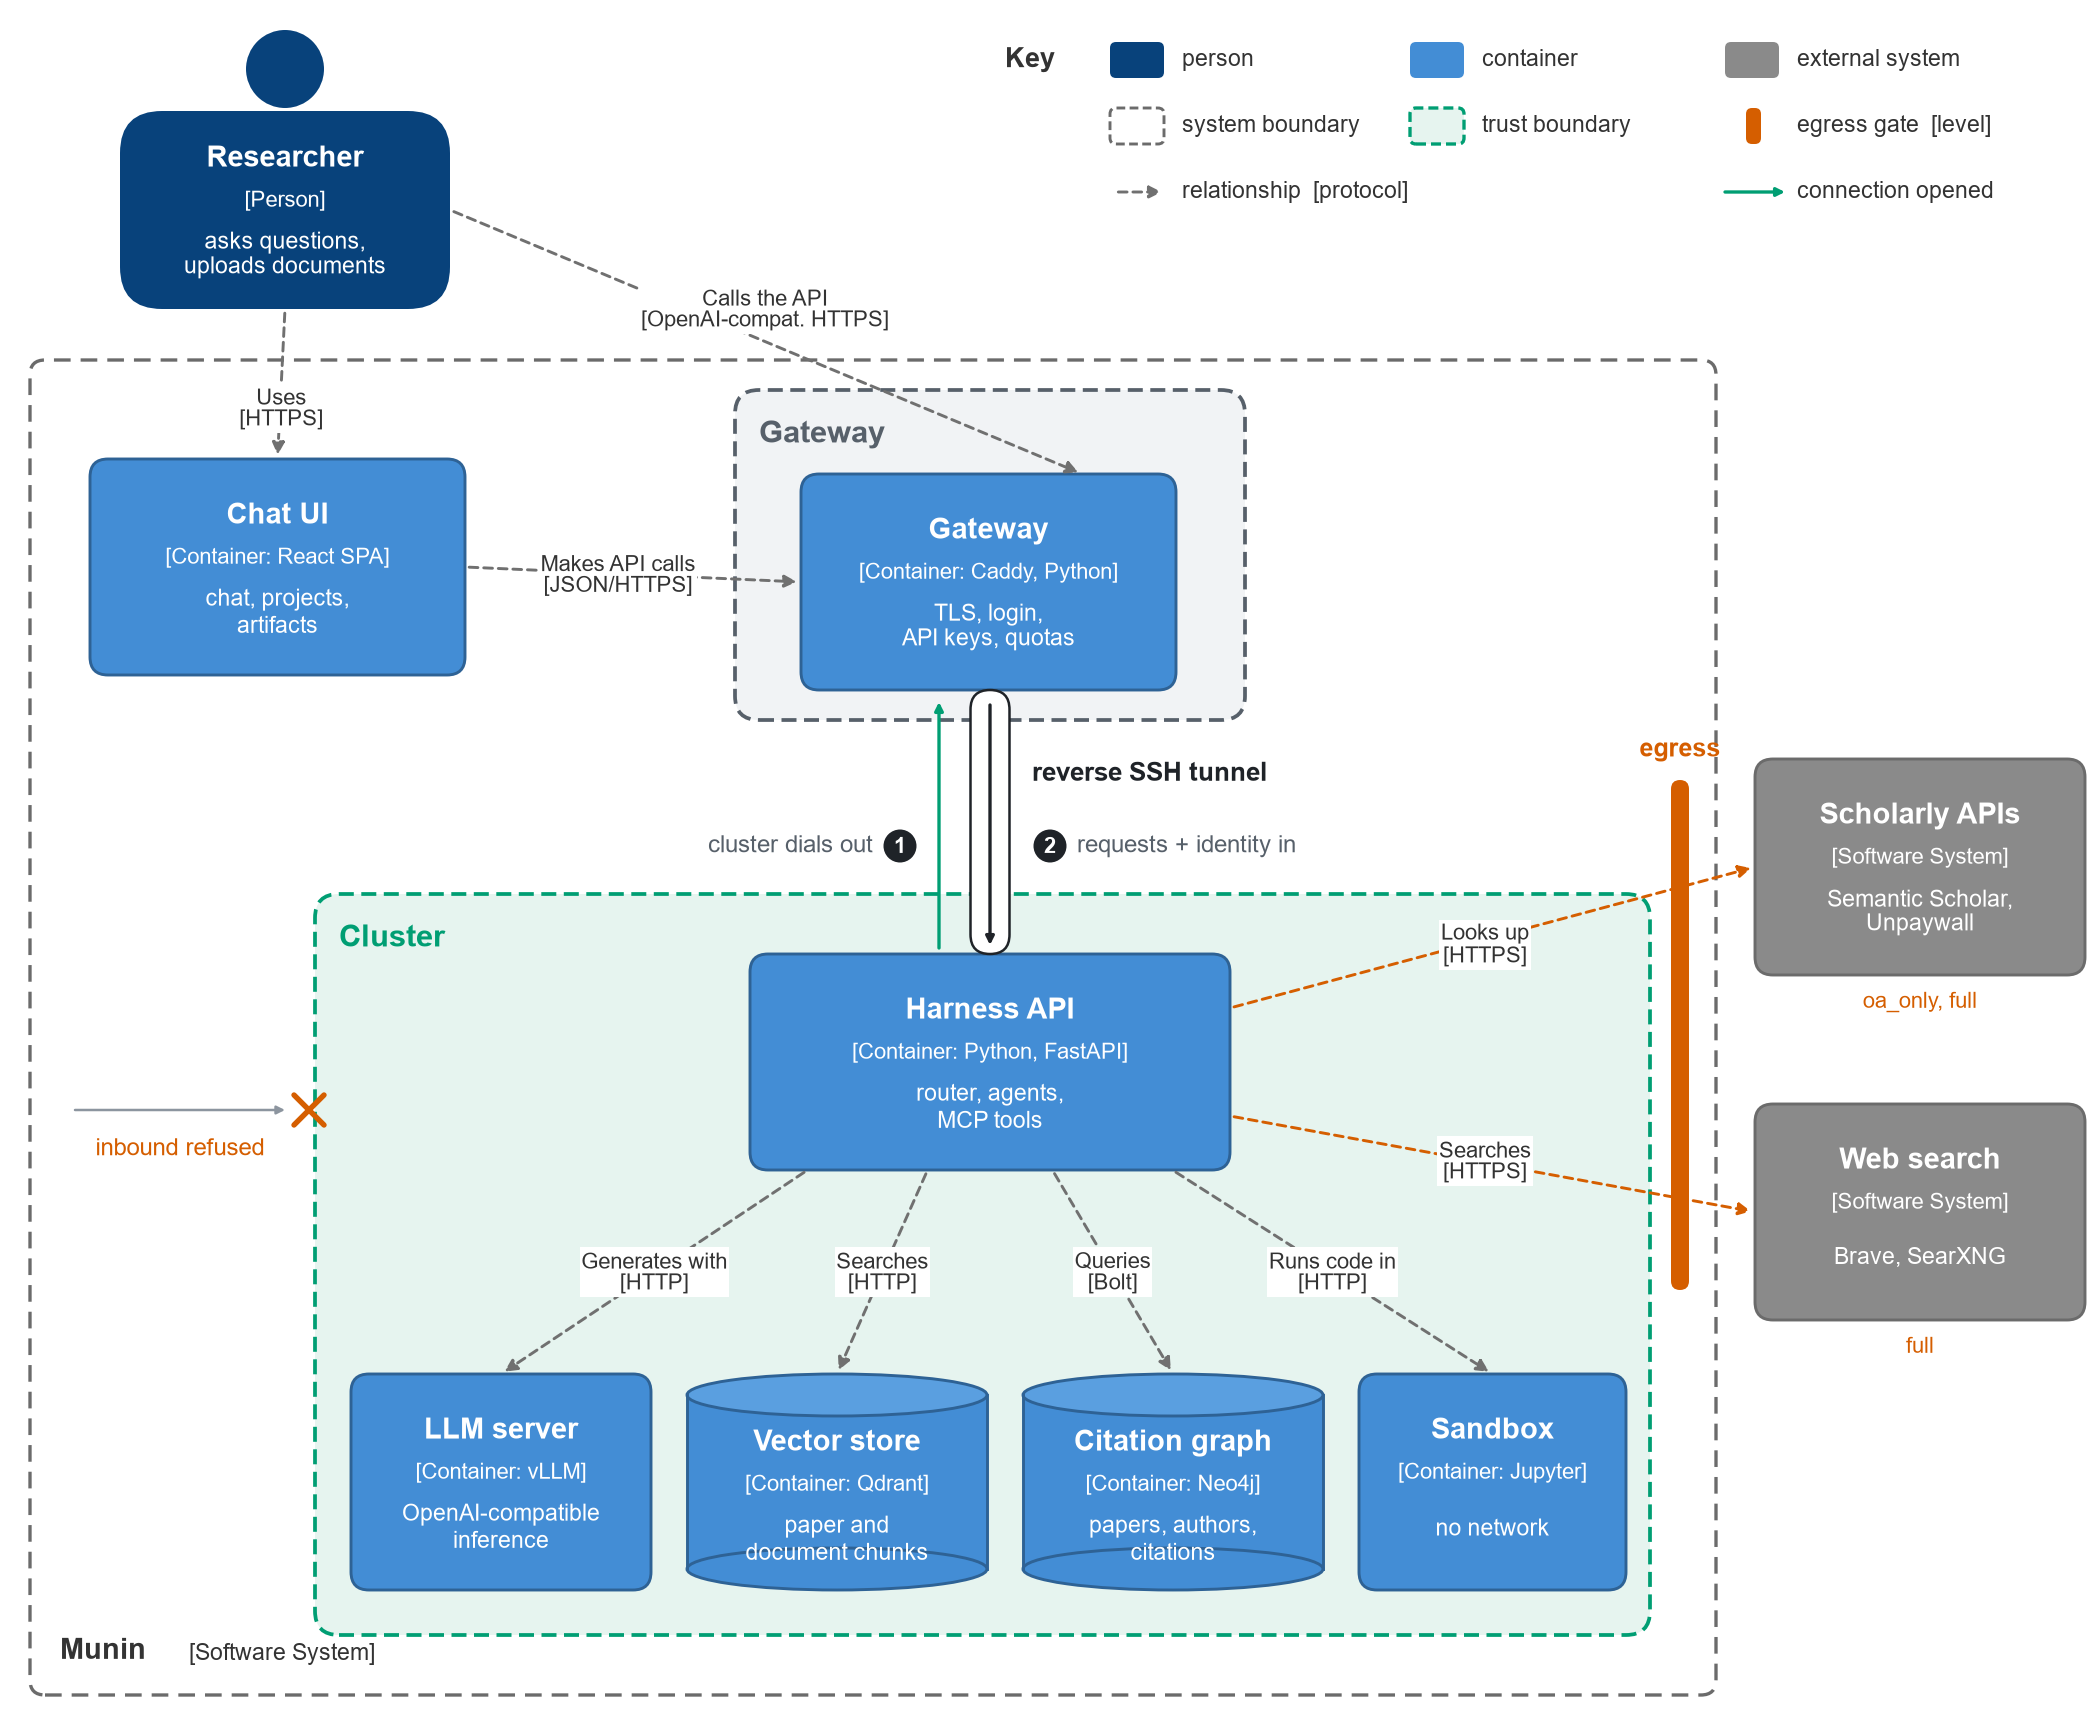

The script that saved this image:
"""Architecture figure v3: the C4 container diagram with panel (a)'s trust
story merged in.

The containers, cylinders and labelled relationships are fig_c4_containers';
what it could not show is added from fig_architecture panel (a): the two trust
boundaries (rented gateway, on-premise cluster), the reverse tunnel as a pipe
with who opens it (1) and what travels back through it (2), the refused
inbound connection, and the egress gate with the level each outside system
needs. The egress levels are read from provenance.py; the technologies are
typed in, as in the C4 script.

    python3 docs/paper-kit/figures/fig_architecture_v3.py         # pdf + png + svg
"""

from __future__ import annotations

import argparse
import sys
from pathlib import Path

import matplotlib

matplotlib.use("Agg")
import matplotlib.pyplot as plt  # noqa: E402
from matplotlib.patches import Circle, FancyArrowPatch, FancyBboxPatch  # noqa: E402

HERE = Path(__file__).resolve().parent
sys.path.insert(0, str(HERE))
import _style as S  # noqa: E402
import fig_architecture as A  # noqa: E402
import fig_c4_containers as C  # noqa: E402

HEIGHT = 5.75


def draw(ax, f):
    W, H = 1.25, 0.72
    _, oa, full = f["egress"]

    # Person
    px, py = 0.95, 5.0
    ax.add_patch(Circle((px, py + 0.52), 0.13, fc=C.PERSON, ec="none"))
    ax.add_patch(FancyBboxPatch((px - 0.55, py - 0.28), 1.1, 0.66,
                                boxstyle="round,pad=0,rounding_size=0.14", fc=C.PERSON, ec="none"))
    C.text3(ax, px, py + 0.05, "Researcher", "[Person]", "asks questions,\nuploads documents")

    # System boundary, then the two trust boundaries inside it
    ax.add_patch(FancyBboxPatch((0.1, 0.1), 5.62, 4.45, boxstyle="round,pad=0,rounding_size=0.05",
                                fc="none", ec="#6B6B6B", lw=0.8, ls=(0, (5, 3))))
    ax.text(0.2, 0.2, "Munin", fontsize=7, fontweight="bold", color=C.INK, va="bottom")
    ax.text(0.2 + 0.43, 0.2, "[Software System]", fontsize=5.5, color=C.INK, va="bottom")
    A.zone(ax, 2.45, 3.35, 1.7, 1.1, "Gateway", fc=S.GREY_FILL, ec=S.MUTED)
    cz = (1.05, 0.3, 4.45, 2.47)                 # cluster zone x, y, w, h
    A.zone(ax, *cz, "Cluster", fc=S.GREEN_FILL, ec=S.GREEN)

    chat = C.box(ax, 0.3, 3.5, W, H, "Chat UI", "[Container: React SPA]",
                 "chat, projects,\nartifacts")
    gw = C.box(ax, 2.67, 3.45, W, H, "Gateway", "[Container: Caddy, Python]",
               "TLS, login,\nAPI keys, quotas")
    har = C.box(ax, 2.5, 1.85, 1.6, H, "Harness API", "[Container: Python, FastAPI]",
                "router, agents,\nMCP tools")
    llm = C.box(ax, 1.17, 0.45, 1.0, H, "LLM server", "[Container: vLLM]",
                "OpenAI-compatible\ninference")
    vec = C.db(ax, 2.29, 0.45, 1.0, H, "Vector store", "[Container: Qdrant]",
               "paper and\ndocument chunks")
    gra = C.db(ax, 3.41, 0.45, 1.0, H, "Citation graph", "[Container: Neo4j]",
               "papers, authors,\ncitations")
    sbx = C.box(ax, 4.53, 0.45, 0.89, H, "Sandbox", "[Container: Jupyter]", "no network")
    sch = C.box(ax, 5.85, 2.5, 1.1, H, "Scholarly APIs", "[Software System]",
                "Semantic Scholar,\nUnpaywall", fc=C.EXT)
    web = C.box(ax, 5.85, 1.35, 1.1, H, "Web search", "[Software System]",
                "Brave, SearXNG", fc=C.EXT)

    def top(b, f=0.5): return (b[0] + b[2] * f, b[1] + b[3])
    def bot(b, f=0.5): return (b[0] + b[2] * f, b[1])
    def left(b, f=0.5): return (b[0], b[1] + b[3] * f)
    def right(b, f=0.5): return (b[0] + b[2], b[1] + b[3] * f)

    C.rel(ax, (px, py - 0.28), top(chat), "Uses", "HTTPS", ly=4.39)
    C.rel(ax, (px + 0.55, py + 0.05), top(gw, 0.75), "Calls the API", "OpenAI-compat. HTTPS",
          lx=2.55, ly=4.72)
    C.rel(ax, right(chat), left(gw), "Makes API calls", "JSON/HTTPS", lx=2.06)
    C.rel(ax, bot(har, 0.12), top(llm), "Generates with", "HTTP")
    C.rel(ax, bot(har, 0.37), top(vec), "Searches", "HTTP")
    C.rel(ax, bot(har, 0.63), top(gra), "Queries", "Bolt")
    C.rel(ax, bot(har, 0.88), top(sbx), "Runs code in", "HTTP")

    # Reverse tunnel between gateway and harness: (1) the cluster dials out,
    # (2) requests and the user's identity come back in through it.
    tx, y_top, y_bot = top(har)[0], gw[1], har[1] + har[3]
    ax.add_patch(FancyBboxPatch((tx - 0.065, y_bot), 0.13, y_top - y_bot,
                                boxstyle="round,pad=0,rounding_size=0.065",
                                fc=S.WHITE, ec=S.INK, lw=0.6, zorder=3))
    A.arrow(ax, (tx, y_top - 0.05), (tx, y_bot + 0.03), lw=0.8, head=4)
    A.arrow(ax, (tx - 0.17, y_bot + 0.02), (tx - 0.17, y_top - 0.04), lw=0.8, head=4,
            color=S.GREEN)
    ym = 2.93
    A.label(ax, tx + 0.14, 3.17, "reverse SSH tunnel", size=6.2, color=S.INK,
            weight="bold", ha="left")
    A.badge(ax, tx + 0.2, ym, 2)
    A.label(ax, tx + 0.29, ym, "requests + identity in", size=5.8, ha="left")
    A.badge(ax, tx - 0.3, ym, 1)
    A.label(ax, tx - 0.39, ym, "cluster dials out", size=5.8, ha="right")

    yr = 2.05
    A.arrow(ax, (0.25, yr), (cz[0] - 0.1, yr), lw=0.6, head=4, color=S.RULE)
    A.cross(ax, cz[0] - 0.02, yr)
    A.label(ax, 0.6, yr - 0.13, "inbound refused", size=5.8, color=S.VERMILION)

    # Egress gate on the cluster's edge; each outside system needs a level.
    gx = cz[0] + cz[2] + 0.07
    ax.add_patch(FancyBboxPatch((gx, 1.45), 0.06, 1.7, boxstyle="round,pad=0,rounding_size=0.03",
                                fc=S.VERMILION, ec="none", zorder=4))
    A.label(ax, gx + 0.03, 3.25, "egress", size=6.0, color=S.VERMILION, weight="bold")
    C.rel(ax, right(har, 0.75), left(sch, 0.5), "Looks up", "HTTPS", lx=4.95, ly=2.6,
          color=S.VERMILION)
    C.rel(ax, right(har, 0.25), left(web, 0.5), "Searches", "HTTPS", lx=4.95, ly=1.88,
          color=S.VERMILION)
    A.label(ax, sch[0] + sch[2] / 2, sch[1] - 0.09, f"{oa}, {full}", size=5.4,
            color=S.VERMILION)
    A.label(ax, web[0] + web[2] / 2, web[1] - 0.09, full, size=5.4, color=S.VERMILION)

    # Key
    kx, ky = 3.35, 5.55
    ax.text(kx, ky, "Key", fontsize=6.5, fontweight="bold", color=C.INK, va="center")
    col = [kx + 0.35, kx + 1.35, kx + 2.4]

    def swatch(x, y, **kw):
        ax.add_patch(FancyBboxPatch((x, y - 0.06), 0.18, 0.12,
                                    boxstyle="round,pad=0,rounding_size=0.02", **kw))

    def key_text(x, y, t):
        ax.text(x + 0.24, y, t, fontsize=5.6, color=C.INK, va="center")

    for x, c, t in zip(col, (C.PERSON, C.CONT, C.EXT), ("person", "container", "external system")):
        swatch(x, ky, fc=c, ec="none")
        key_text(x, ky, t)
    y = ky - 0.22
    swatch(col[0], y, fc="none", ec="#6B6B6B", lw=0.7, ls=(0, (3, 1.5)))
    key_text(col[0], y, "system boundary")
    swatch(col[1], y, fc=S.GREEN_FILL, ec=S.GREEN, lw=0.8, ls=(0, (3, 1.5)))
    key_text(col[1], y, "trust boundary")
    ax.add_patch(FancyBboxPatch((col[2] + 0.07, y - 0.06), 0.05, 0.12,
                                boxstyle="round,pad=0,rounding_size=0.02", fc=S.VERMILION,
                                ec="none"))
    key_text(col[2], y, "egress gate  [level]")
    y = ky - 0.44
    ax.add_patch(FancyArrowPatch((col[0], y), (col[0] + 0.2, y), arrowstyle="-|>",
                                 mutation_scale=6, color="#707070", lw=0.7, ls=(0, (3, 2))))
    key_text(col[0], y, "relationship  [protocol]")
    A.arrow(ax, (col[2], y), (col[2] + 0.2, y), lw=0.8, head=4, color=S.GREEN)
    key_text(col[2], y, "connection opened")


def build(f):
    fig = plt.figure(figsize=(S.FULL_WIDTH, HEIGHT))
    ax = fig.add_axes([0, 0, 1, 1])
    ax.set_xlim(0, S.FULL_WIDTH)
    ax.set_ylim(0, HEIGHT)
    ax.set_aspect("equal")
    ax.axis("off")
    draw(ax, f)
    return fig


def main() -> None:
    ap = argparse.ArgumentParser(description=__doc__.split("\n\n")[0])
    ap.add_argument("--out", default=str(HERE / "fig_architecture_v3"),
                    help="output path without extension")
    ap.add_argument("--formats", default="pdf,png,svg")
    args = ap.parse_args()

    font = S.apply()
    fig = build(A.read_facts())
    for ext in args.formats.split(","):
        fig.savefig(f"{args.out}.{ext}", metadata={"CreationDate": None}
                    if ext == "pdf" else ({"Date": None} if ext == "svg" else None))
        print(f"wrote {args.out}.{ext}  (font: {font})")


if __name__ == "__main__":
    main()
